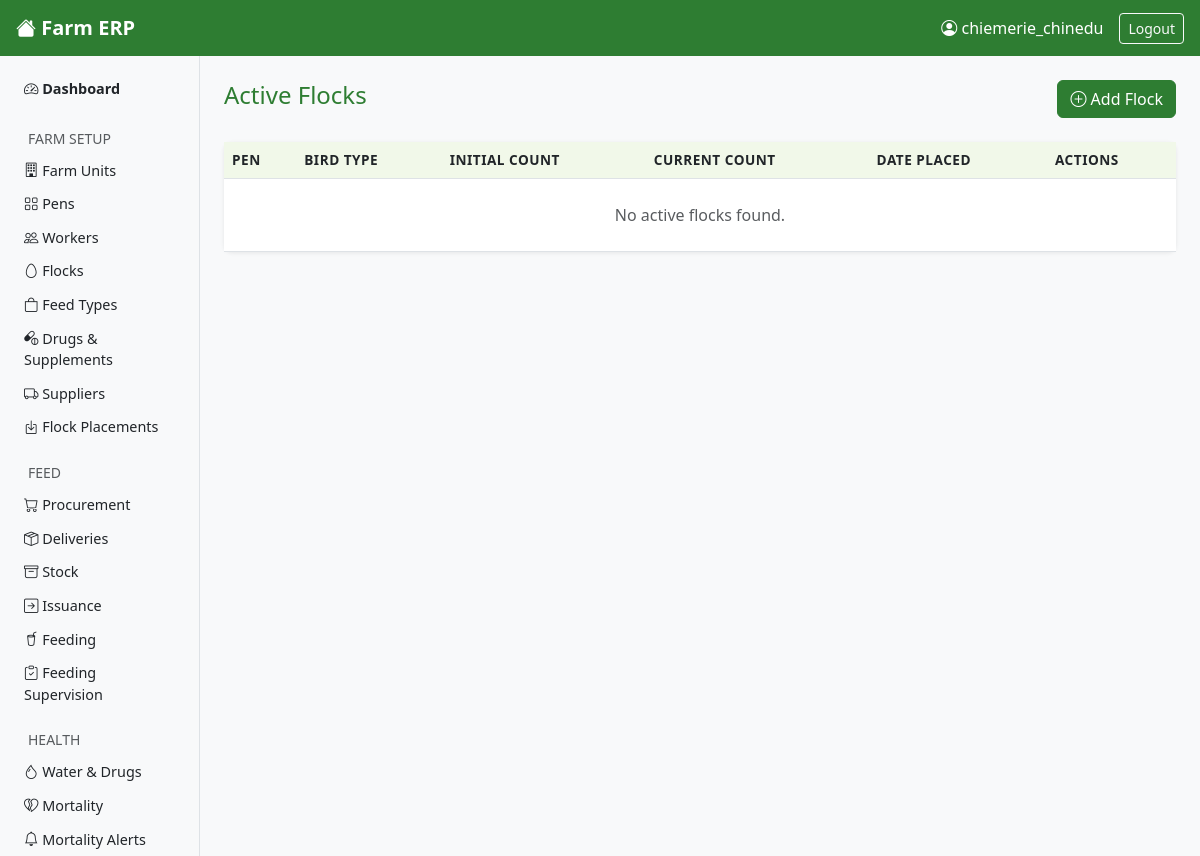
Page /flocks/ (signed in) on the earlier database version.
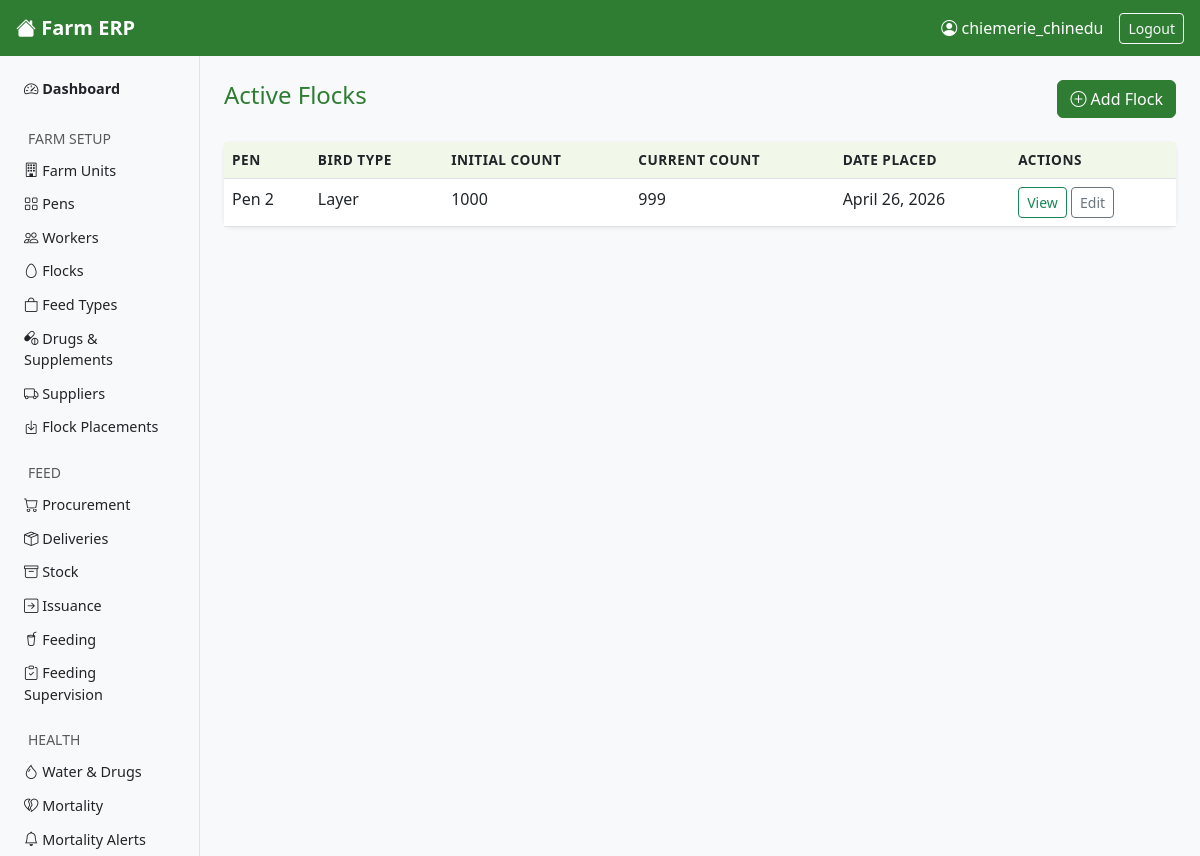
Same page on the later database version.
### core/models.py (models this page shows, shortened)
class Flock(models.Model):
    BIRD_TYPE_CHOICES = [
        ('layer', 'Layer'),
        ('broiler', 'Broiler'),
    ]
    pen = models.ForeignKey(
        Pen,
        on_delete=models.PROTECT,
        related_name='flocks'
    )
    bird_type = models.CharField(max_length=20, choices=BIRD_TYPE_CHOICES)
    initial_count = models.PositiveIntegerField()
    current_count = models.PositiveIntegerField(editable=False, default=0)
    date_placed = models.DateField()
    date_removed = models.DateField(null=True, blank=True)
    is_active = models.BooleanField(default=True)

class Pen(models.Model):
    name = models.CharField(max_length=100)
    farm_unit = models.ForeignKey(
        FarmUnit,
        on_delete=models.PROTECT,
        related_name='pens'
    )
    capacity = models.PositiveIntegerField()
    is_active = models.BooleanField(default=True)

### core/views.py (the view)
# urls.py: path('flocks/', views.FlockListView.as_view(), name='flock-list'),
class FlockListView(LoginRequiredMixin, ListView):
    model = Flock
    template_name = 'core/flock_list.html'
    context_object_name = 'flocks'
    queryset = Flock.objects.filter(is_active=True)

### core/templates/core/flock_list.html (shortened to what this page needs)
{% extends 'core/base.html' %}
{% block content %}
<div class="d-flex justify-content-between align-items-center mb-4">
    <h4>Active Flocks</h4>
    <a href="{% url 'flock-create' %}" class="btn btn-success">
        <i class="bi bi-plus-circle"></i> Add Flock
    </a>
</div>
<div class="card">
    <div class="card-body p-0">
        <table class="table table-hover mb-0">
            <thead>
                <tr>
                    <th>Pen</th>
                    <th>Bird Type</th>
                    <th>Initial Count</th>
                    <th>Current Count</th>
                    <th>Date Placed</th>
                    <th>Actions</th>
                </tr>
            </thead>
            <tbody>
                {% for flock in flocks %}
                <tr>
                    <td>{{ flock.pen.name }}</td>
                    <td>{{ flock.get_bird_type_display }}</td>
                    <td>{{ flock.initial_count }}</td>
                    <td>{{ flock.current_count }}</td>
                    <td>{{ flock.date_placed }}</td>
                    <td>
                        <a href="{% url 'flock-detail' flock.pk %}" class="btn btn-sm btn-outline-success">View</a>
                        <a href="{% url 'flock-update' flock.pk %}" class="btn btn-sm btn-outline-secondary">Edit</a>
                    </td>
                </tr>
                {% empty %}
                <tr>
                    <td colspan="6" class="text-center text-muted py-4">No active flocks found.</td>
                </tr>
                {% endfor %}
            </tbody>
        </table>
    </div>
</div>
{% endblock %}

Differences in the rows shown:
added Flock: pen.name "Pen 2", bird_type "Layer", initial_count "1000", current_count "999", date_placed "April 26, 2026"
Other differences:
text no longer shown: "No active flocks found."
